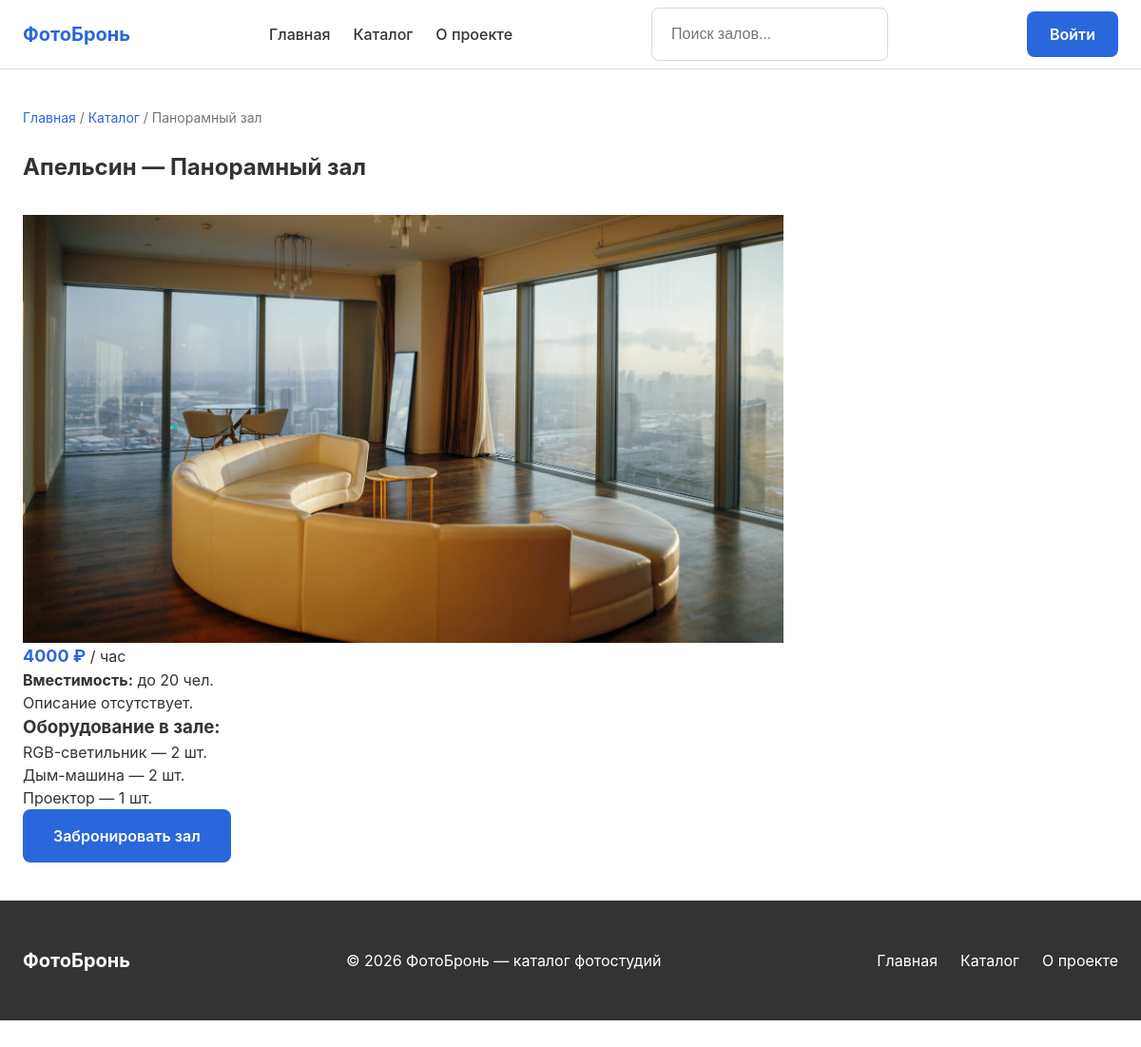
Before: /hall/7/ with the older database file.
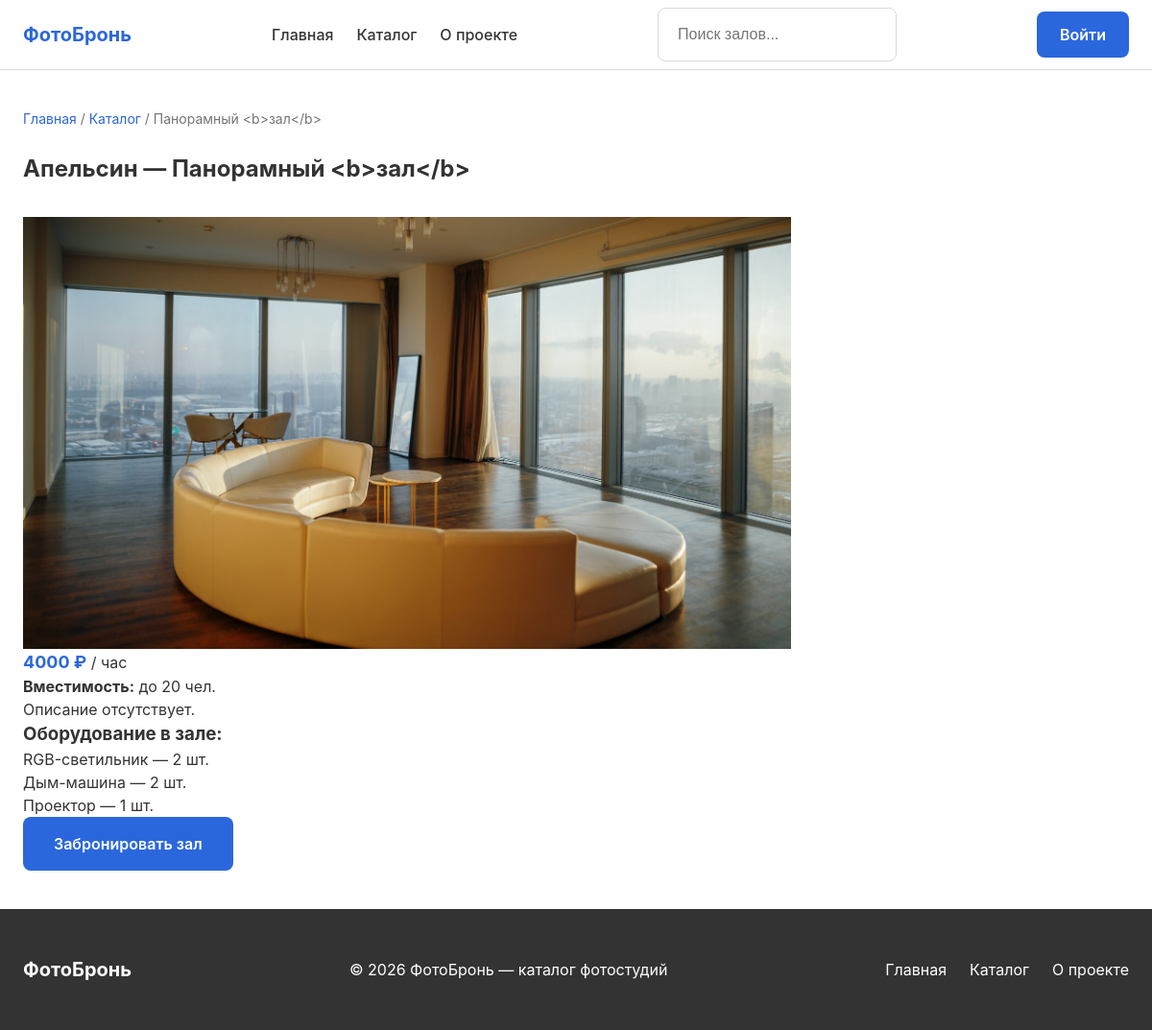
After: the same page with the newer database file.
### app/models.py (models this page shows, shortened)
class Hall(models.Model):
    studio = models.ForeignKey(Studio, on_delete=models.CASCADE,
                               related_name="halls", verbose_name="студия")
    name = models.CharField("название зала", max_length=120)
    capacity = models.PositiveSmallIntegerField("вместимость, чел.",
                                                validators=[MinValueValidator(1), MaxValueValidator(50)])
    hourly_rate = models.DecimalField("ставка за час, руб.", max_digits=8, decimal_places=2,
                                      validators=[MinValueValidator(Decimal("100.00"))])
    description = models.TextField("описание", blank=True)
    class Meta:
        verbose_name = "зал"
        verbose_name_plural = "залы"
        ordering = ("studio", "name")
        constraints = [
            models.UniqueConstraint(fields=("studio", "name"), name="app_hall_unique_in_studio"),
            db_check(models.Q(capacity__gte=1, capacity__lte=50), "app_hall_capacity_range"),
            db_check(models.Q(hourly_rate__gte=100), "app_hall_rate_positive"),
        ]

class Studio(models.Model):
    name = models.CharField("название", max_length=120, unique=True)
    address = models.CharField("адрес", max_length=200)
    contact_phone = models.CharField("контактный телефон", max_length=20)
    description = models.TextField("описание", blank=True)
    is_active = models.BooleanField("студия работает", default=True)
    class Meta:
        verbose_name = "студия"
        verbose_name_plural = "студии"
        ordering = ("name",)

### app/views.py (the view)
# urls.py: path('hall/<int:pk>/', views.hall, name='hall'),
def hall(request, pk):
    hall_obj = get_object_or_404(Hall, pk=pk)
    equipment = hall_obj.hall_equipment.all()
    return render(request, 'app/hall.html', {'hall': hall_obj, 'equipment': equipment})

### app/templates/app/hall.html (shortened to what this page needs)
{% extends 'base.html' %}
{% load static %}
{% block content %}
<div class="container page-wrapper">
    <p class="breadcrumbs">
        <a href="{% url 'app:home' %}">Главная</a> / <a href="{% url 'app:catalog' %}">Каталог</a> / {{ hall.name }}
    </p>
    <h1 class="section-title">{{ hall.studio.name }} — {{ hall.name }}</h1>
    <div class="detail-layout">
        <div class="detail-image">
            <img src="{% static 'img/hall' %}{{ hall.id }}.jpg" alt="Фото зала {{ hall.name }}" width="800" height="500" loading="lazy" class="detail-img">
        </div>
        <div class="detail-info">
            <div class="detail-price-box">
                <span class="hall-card__price">{{ hall.hourly_rate|floatformat:0 }} ₽</span> <span class="hall-card__price-label">/ час</span>
            </div>
            <p><strong>Вместимость:</strong> до {{ hall.capacity }} чел.</p>
            <p class="detail-desc">{{ hall.description|default:"Описание отсутствует." }}</p>
            <h3 class="detail-subtitle">Оборудование в зале:</h3>
            <ul class="detail-list">
                {% for item in equipment %}
                    <li>{{ item.equipment.name }} — {{ item.quantity }} шт.</li>
                {% empty %}
                    <li>Собственное оборудование не предоставляется.</li>
                {% endfor %}
            </ul>
            <a href="{% url 'app:booking' hall.pk %}" class="btn btn--primary btn--large">Забронировать зал</a>
        </div>
    </div>
</div>
{% endblock %}

Changed rows visible on the page:
changed Hall "Описание отсутствует.": name "Панорамный зал" → "Панорамный <b>зал</b>"
